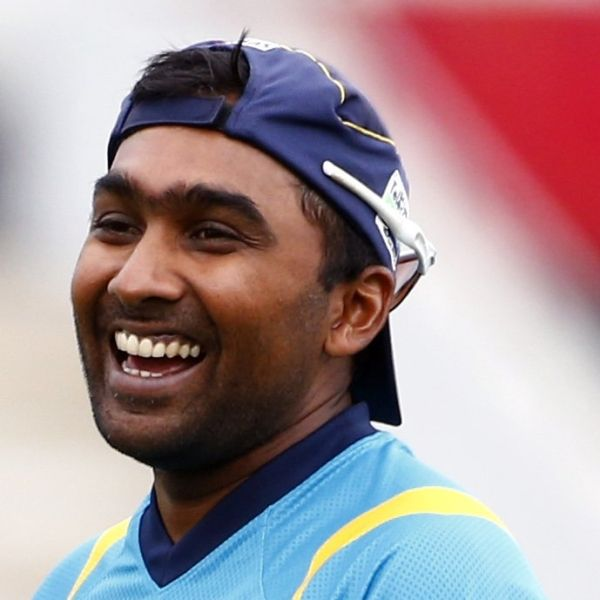
%> input picture general/matlab/as06/ex_08.jpg, 600 x 600 px
$ octave ex08.m   (GNU Octave 9; MATLAB toolbox functions it lacks are replaced by stand-ins)
%> lines starting %> are read from the running program, lines starting %| are printed output that depends on the picture; in (x1, y1, x2, y2) boxes, pixels count from 0 and x2, y2 are one past the last pixel; in counts of white or black regions, pixels touching at a corner belong together; the program's own positions count from 1
I = imread('ex_08.jpg');
%> I is the input picture: size 600x600x3 uint8; mean R, G, B 162.9, 142.6, 147.5
I = rgb2gray(I);
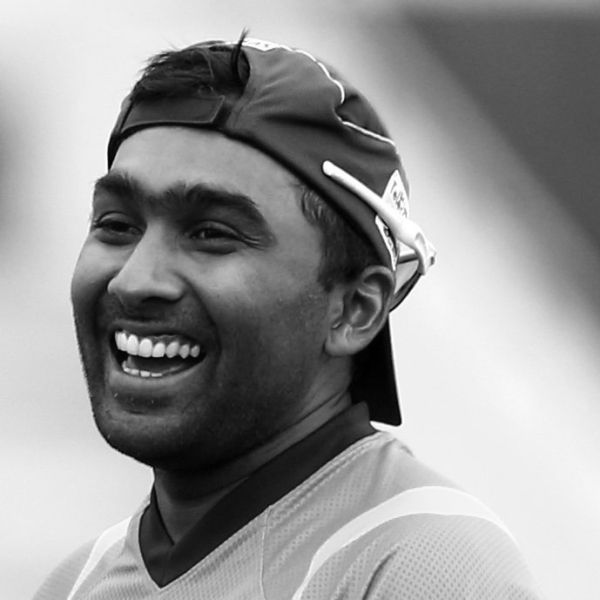
%> I: size 600x600 uint8; min 0, max 255, mean 149.2

[~, threshold] = edge(I, 'sobel');
%> threshold = 0.0687
fudgeFactor = .7;
Isobel = edge(I,'sobel', threshold * fudgeFactor);
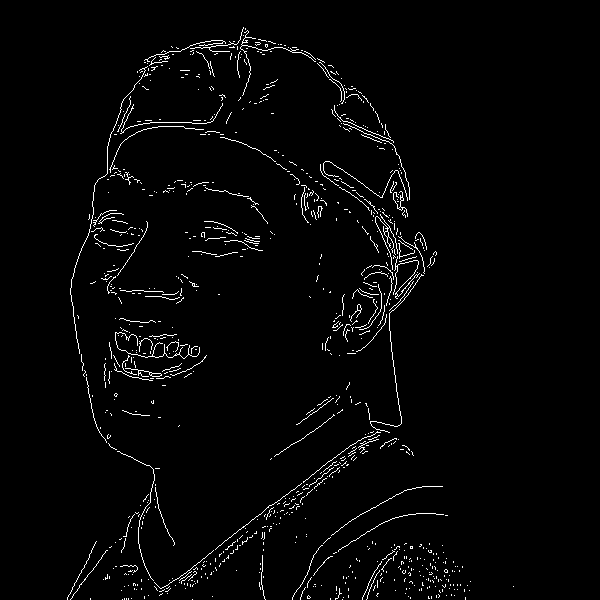
%> Isobel: size 600x600 logical; 2.3% white in thin lines or dots, all inside (x1, y1, x2, y2) = (67, 27, 514, 600)


[~, threshold] = edge(I, 'canny');
%> threshold = [0.082 0.205]
fudgeFactor = .7;
Icanny = edge(I,'canny', threshold * fudgeFactor);
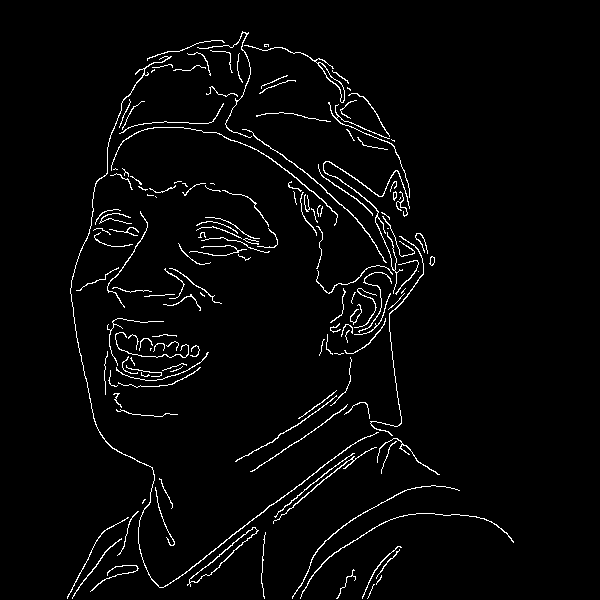
%> Icanny: size 600x600 logical; 2.9% white in thin lines or dots, all inside (x1, y1, x2, y2) = (67, 31, 514, 599)

subplot(1, 3, 1);
subimage(I);

subplot(1, 3, 2);
subimage(Isobel);

subplot(1, 3, 3);
subimage(Icanny);

$ run again, with general/matlab/as06/ex_02.JPG copied over general/matlab/as06/ex_08.jpg
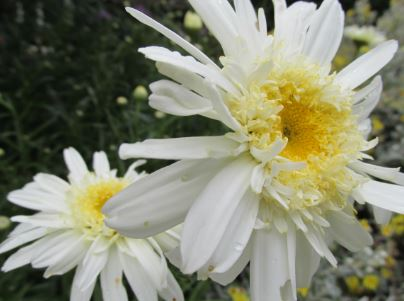
%> input picture general/matlab/as06/ex_02.JPG, 404 x 301 px
%> I is the input picture: size 301x404x3 uint8; mean R, G, B 132, 133.7, 111.8
%> I: size 301x404 uint8
%> `[~, threshold] = edge(I, 'sobel');`: threshold = 0.101
%> `Isobel = edge(I,'sobel', threshold * fudgeFactor);`:
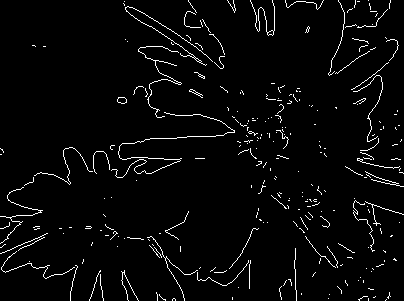
%> Isobel: size 301x404 logical; 3.3% white in thin lines or dots
%> `[~, threshold] = edge(I, 'canny');`: threshold = [0.105 0.264]
%> `Icanny = edge(I,'canny', threshold * fudgeFactor);`:
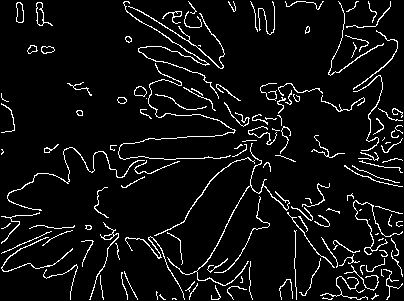
%> Icanny: size 301x404 logical; 6.5% white in thin lines or dots
